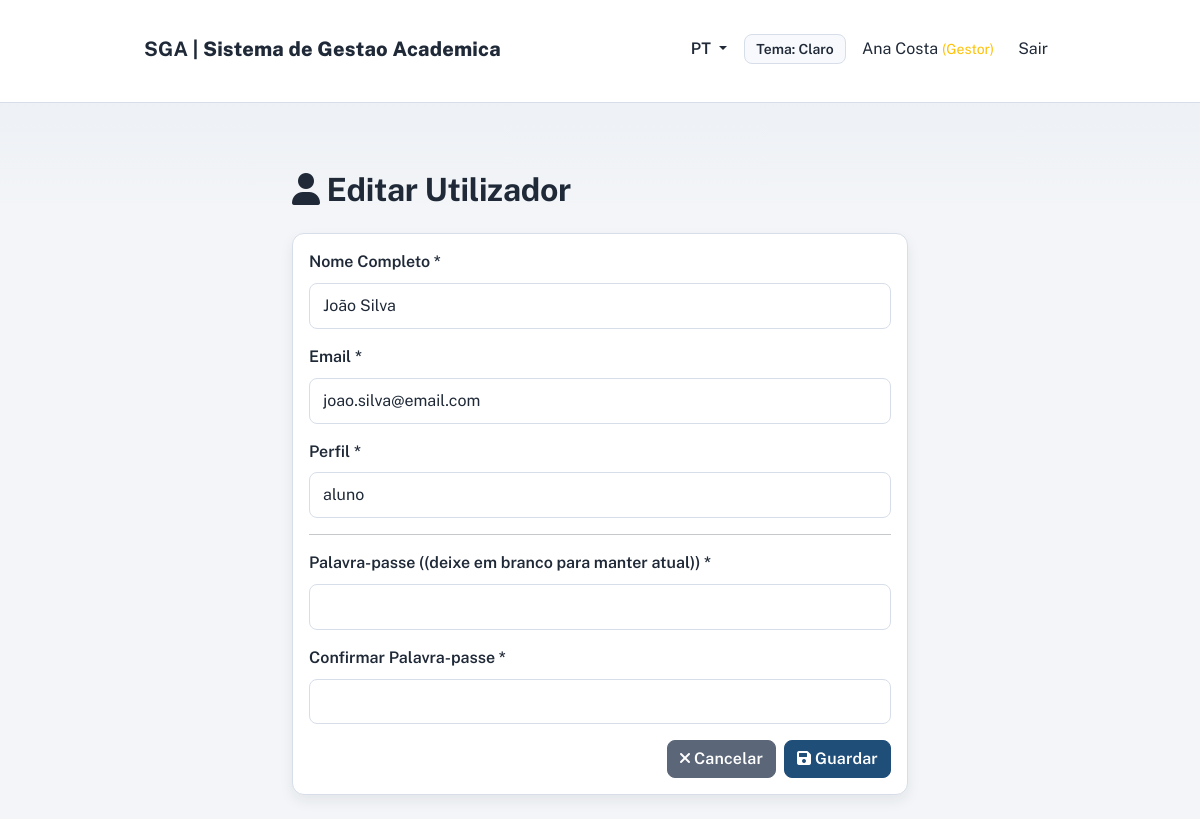
Screenshot of /public/manager/users.php?action=edit&id=1 (signed in) with the database file from the repository.
### tables this page shows
CREATE TABLE roles (
    id INT PRIMARY KEY AUTO_INCREMENT,
    name VARCHAR(50) NOT NULL UNIQUE,
    description VARCHAR(255),
    created_at TIMESTAMP DEFAULT CURRENT_TIMESTAMP
);

CREATE TABLE users (
    id INT PRIMARY KEY AUTO_INCREMENT,
    role_id INT NOT NULL,
    full_name VARCHAR(255) NOT NULL,
    email VARCHAR(255) NOT NULL UNIQUE,
    username VARCHAR(100) NOT NULL UNIQUE,
    password_hash VARCHAR(255),
    is_active BOOLEAN DEFAULT TRUE,
    last_login DATETIME,
    created_at TIMESTAMP DEFAULT CURRENT_TIMESTAMP,
    updated_at TIMESTAMP DEFAULT CURRENT_TIMESTAMP ON UPDATE CURRENT_TIMESTAMP,
    FOREIGN KEY (role_id) REFERENCES roles(id),
    INDEX idx_role (role_id),
    INDEX idx_email (email),
    INDEX idx_username (username)
);

### public/manager/users.php (called while the page is built, shortened)
<?php
require_once __DIR__ . '/../../core/bootstrap.php';
require_once __DIR__ . '/../../controllers/ManagerUsersController.php';
$controller = new ManagerUsersController($pdo);
$action = $_GET['action'] ?? 'index';
$id = $_GET['id'] ?? null;
$result = match($action) {
    'create' => $controller->create(),
    'edit' => $id ? $controller->edit($id) : $controller->index(),
    'deactivate' => $id ? $controller->deactivate($id) : $controller->index(),
    'activate' => $id ? $controller->activate($id) : $controller->index(),
    'delete' => $id ? $controller->delete($id) : $controller->index(),
    default => $controller->index()
};
extract($result['data']);
$view = ltrim($result['view'] ?? '', " ./\\/");
include __DIR__ . '/../../' . $view;

### core/helpers.php (called while the page is built, shortened)
<?php
function h($str) {
    return htmlspecialchars($str, ENT_QUOTES, 'UTF-8');
}
function isAuthenticated() {
    return isset($_SESSION['user_id']) && isset($_SESSION['role']);
}
function getUserRole() {
    return $_SESSION['role'] ?? null;
}
function normalizeRoleKey($role) {
    $role = trim(strtolower((string) $role));
    $roleMap = [
        'aluno' => 'aluno',
        'student' => 'aluno',
        'funcionario' => 'funcionario',
        'funcionário' => 'funcionario',
        'staff' => 'funcionario',
        'gestor' => 'gestor',
        'manager' => 'gestor',
        'gestor pedagogico' => 'gestor',
        'gestor pedagógico' => 'gestor',
    ];
    return $roleMap[$role] ?? $role;
}
function getRoleLabel($role = null) {
    $sourceRole = $role ?? getUserRole();
    $normalizedRole = normalizeRoleKey($sourceRole);
    return t('role.' . $normalizedRole, (string) $sourceRole);
}
function baseUrl() {
    $protocol = (!empty($_SERVER['HTTPS']) && $_SERVER['HTTPS'] !== 'off') ? 'https' : 'http';
    $host = $_SERVER['HTTP_HOST'];
    $scriptPath = str_replace('\\', '/', $_SERVER['SCRIPT_NAME'] ?? ($_SERVER['PHP_SELF'] ?? ''));
    $publicPos = strpos($scriptPath, '/public');
    if ($publicPos !== false) {
        $basePath = substr($scriptPath, 0, $publicPos);
    } else {
        $basePath = dirname($scriptPath);
    }
    return $protocol . '://' . $host . rtrim($basePath, '/');
}
function publicUrl($path = '') {
    $base = baseUrl() . '/public';
    if ($path) {
        $base .= '/' . ltrim($path, '/');
    }
    return $base;
}
function url($path = '') {
    return publicUrl($path);
}

### core/i18n.php (called while the page is built, shortened)
<?php
$TRANSLATIONS = [];
$CURRENT_LANG = 'pt';
function loadTranslations($lang = 'pt') {
    $filePath = __DIR__ . '/../translations/' . $lang . '.php';
    if (file_exists($filePath)) {
        $TRANSLATIONS = require $filePath;
        $CURRENT_LANG = $lang;
        return true;
    }
    return false;
}
function trans($key, $default = '') {
    global $TRANSLATIONS;
    return $TRANSLATIONS[$key] ?? ($default ?: $key);
}
function t($key, $default = '') {
    return trans($key, $default);
}
function getCurrentLanguage() {
    global $CURRENT_LANG;
    return $CURRENT_LANG;
}

### controllers/ManagerUsersController.php (called while the page is built, shortened)
<?php
class ManagerUsersController {
    protected $pdo;
    public function __construct($pdo) {
        $this->pdo = $pdo;
    }
    public function edit($id) {
        $stmt = $this->pdo->prepare("
            SELECT u.*, r.id as role_id FROM users u
            LEFT JOIN roles r ON u.role_id = r.id
            WHERE u.id = ?
        ");
        $stmt->execute([$id]);
        $user = $stmt->fetch(PDO::FETCH_ASSOC);
        $stmt = $this->pdo->query("SELECT * FROM roles ORDER BY name");
        $roles = $stmt->fetchAll(PDO::FETCH_ASSOC);
        return [
            'view' => '../views/manager/users-form.php',
            'data' => ['user' => $user, 'roles' => $roles]
        ];
    }
}

### views/manager/users-form.php (the view, shortened to what this page needs)
<!DOCTYPE html>
<html lang="pt-PT">
<head>
    <link href="https://cdn.jsdelivr.net/npm/bootstrap@5.1.3/dist/css/bootstrap.min.css" rel="stylesheet">
    <link href="<?php echo url('assets/css/app.css'); ?>" rel="stylesheet">
    <link href="https://cdnjs.cloudflare.com/ajax/libs/font-awesome/6.0.0/css/all.min.css" rel="stylesheet">
</head>
<body>
    <?php include __DIR__ . '/../layouts/navbar.php'; ?>
    <div class="container mt-5">
        <div class="row">
            <div class="col-md-8 offset-md-2">
                <h2>
                    <i class="fas fa-user"></i>
                    <?php echo $user ? t('form.edit_user') : t('form.new_user'); ?>
                </h2>
                <div class="card mt-4">
                    <div class="card-body">
                        <form method="POST" novalidate>
                            <div class="mb-3">
                                <label for="full_name" class="form-label"><?php echo t('form.full_name'); ?> *</label>
                                <input type="text" class="form-control" id="full_name" name="full_name"
                                       value="<?php echo h($user['full_name'] ?? ''); ?>" required>
                            </div>
                            <div class="mb-3">
                                <label for="email" class="form-label"><?php echo t('form.email'); ?> *</label>
                                <input type="email" class="form-control" id="email" name="email"
                                       value="<?php echo h($user['email'] ?? ''); ?>" required>
                            </div>
                            <div class="mb-3">
                                <label for="role_id" class="form-label"><?php echo t('form.profile'); ?> *</label>
                                <select class="form-select" id="role_id" name="role_id" required>
                                    <?php foreach ($roles as $role): ?>
                                        <option value="<?php echo $role['id']; ?>"
                                                <?php echo ($user['role_id'] ?? null) == $role['id'] ? 'selected' : ''; ?>>
                                            <?php echo h($role['name']); ?>
                                        </option>
                                    <?php endforeach; ?>
                                </select>
                            </div>
                            <hr>
                            <div class="mb-3">
                                <label for="password" class="form-label">
                                    <?php echo t('form.password'); ?> <?php echo $user ? '(' . t('form.password_leave_blank') . ')' : ''; ?> *
                                </label>
                                <input type="password" class="form-control" id="password" name="password"
                                       <?php echo !$user ? 'required' : ''; ?>>
                            </div>
                            <div class="mb-3">
                                <label for="password_confirm" class="form-label">
                                    <?php echo t('form.password_confirm'); ?> *
                                </label>
                                <input type="password" class="form-control" id="password_confirm" name="password_confirm"
                                       <?php echo !$user ? 'required' : ''; ?>>
                            </div>
                            <div class="d-grid gap-2 d-sm-flex justify-content-sm-end">
                                <a href="<?php echo url('manager/users.php'); ?>" class="btn btn-secondary">
                                    <i class="fas fa-times"></i> <?php echo t('form.cancel'); ?>
                                </a>
                                <button type="submit" class="btn btn-primary">
                                    <i class="fas fa-save"></i> <?php echo t('form.save'); ?>
                                </button>
                            </div>
                        </form>
                    </div>
                </div>
            </div>
        </div>
    </div>
</body>
</html>

### views/layouts/navbar.php (shortened to what this page needs)
<nav class="navbar navbar-expand-lg" aria-label="Navegacao principal">
    <div class="container-fluid px-3 px-lg-4">
        <a class="navbar-brand" href="<?php echo url('dashboard.php'); ?>" aria-label="Voltar ao dashboard">
            <span class="fw-bold">SGA</span>
            <span class="d-none d-sm-inline"> | Sistema de Gestao Academica</span>
        </a>
        <div class="collapse navbar-collapse" id="navbarNav">
            <ul class="navbar-nav ms-auto align-items-lg-center gap-lg-2">
                <li class="nav-item dropdown">
                    <button class="btn btn-link nav-link dropdown-toggle" id="languageDropdown" type="button" data-bs-toggle="dropdown" aria-expanded="false" aria-label="<?php echo t('nav.language'); ?>">
                        <?php echo strtoupper(getCurrentLanguage()); ?>
                    </button>
                </li>
                <li class="nav-item">
                    <button
                        type="button"
                        class="theme-toggle js-theme-toggle"
                        aria-label="<?php echo t('nav.toggle_theme') . ' ' . t('nav.dark'); ?>"
                        aria-pressed="false"
                        data-label-light="<?php echo t('nav.theme_light'); ?>"
                        data-label-dark="<?php echo t('nav.theme_dark'); ?>"
                        data-next-light="<?php echo t('nav.light'); ?>"
                        data-next-dark="<?php echo t('nav.dark'); ?>"
                        data-toggle-prefix="<?php echo t('nav.toggle_theme'); ?>"
                    >
                    </button>
                </li>
                <li class="nav-item">
                    <span class="nav-link" aria-label="<?php echo t('nav.user_logged_in'); ?>">
                        <?php echo h($_SESSION['full_name']); ?>
                        <small class="text-warning">(<?php echo h(getRoleLabel()); ?>)</small>
                    </span>
                </li>
                <li class="nav-item">
                    <a class="nav-link" href="<?php echo url('logout.php'); ?>"><?php echo t('nav.logout'); ?></a>
                </li>
            </ul>
        </div>
    </div>
</nav>

### public/assets/css/app.css (style rules this page uses)
:root { --bg: #f3f5f8; --bg-plain: #ffffff; --surface: #ffffff; --surface-soft: #f7f9fc; --surface-strong: #eef2f7; --text: #1f2937; --text-muted: #5b6678; --border: #d7deea; --primary: #1f4e79; --primary-soft: #d8e7f8; --info: #0c6a8f; --success: #1f7a4f; --warning: #9a6a05; --danger: #9f1239; --secondary: #5b6678; --on-primary: #ffffff; --on-info: #ffffff; --on-success: #ffffff; --on-warning: #ffffff; --on-danger: #ffffff; --on-secondary: #ffffff; --radius-sm: 8px; --radius-md: 12px; --radius-lg: 16px; --shadow-sm: 0 6px 14px rgba(31, 41, 55, 0.07); --shadow-md: 0 14px 30px rgba(31, 41, 55, 0.12); }
* { box-sizing: border-box; }
html, body { min-height: 100%; }
body { font-family: 'Public Sans', 'Segoe UI', sans-serif; color: var(--text); background: linear-gradient(180deg, rgba(31, 78, 121, 0.05) 0%, transparent 26%), var(--bg); line-height: 1.55; }
h1, h2, h3, h4, h5, h6 { color: var(--text); letter-spacing: -0.01em; font-weight: 700; }
p, label, li, small, span { color: inherit; }
a { color: var(--primary); }
.navbar { background: var(--surface) !important; border-bottom: 1px solid var(--border); backdrop-filter: blur(10px); position: relative; z-index: 1200; }
.navbar-brand { color: var(--text) !important; font-weight: 800; letter-spacing: 0.01em; }
.nav-link { color: var(--text) !important; border-radius: var(--radius-sm); transition: background-color 180ms ease; }
.theme-toggle { border: 1px solid var(--border); background: var(--surface-soft); color: var(--text); border-radius: var(--radius-sm); padding: 0.38rem 0.7rem; font-weight: 600; font-size: 0.87rem; line-height: 1.2; }
.container, .container-fluid { width: 80%; max-width: 80%; margin-left: auto; margin-right: auto; padding-top: 1.25rem; padding-bottom: 1.5rem; }
.card { border: 1px solid var(--border); border-radius: var(--radius-md); box-shadow: var(--shadow-sm); overflow: hidden; background: var(--surface); transition: transform 160ms ease, box-shadow 160ms ease; }
.form-control, .form-select, textarea { border-radius: var(--radius-sm); border: 1px solid var(--border); background: var(--bg-plain); color: var(--text); padding: 0.62rem 0.82rem; }
.form-control::placeholder, textarea::placeholder { color: var(--text-muted); opacity: 0.9; }
.form-label { font-weight: 600; color: var(--text); }
.btn { border-radius: var(--radius-sm); font-weight: 600; letter-spacing: 0.01em; transition: transform 120ms ease; }
.btn-primary { background-color: var(--primary); border-color: var(--primary); color: var(--on-primary); }
.btn-secondary { background-color: var(--secondary); border-color: var(--secondary); color: var(--on-secondary); }
.ui-reveal { opacity: 0; transform: translateY(8px); transition: opacity 220ms ease, transform 220ms ease; }
.ui-reveal.is-visible { opacity: 1; transform: translateY(0); }

### rows the page displays
roles: name "Gestor"
users: full_name "João Silva", email "joao.silva@email.com"

### other values shown
getCurrentLanguage() "PT"
$_SESSION['full_name'] "Ana Costa"
t('nav.logout') "Sair"
t('form.edit_user') "Editar Utilizador"
t('form.full_name') "Nome Completo"
t('form.email') "Email"
t('form.profile') "Perfil"
t('form.password') "Palavra-passe"
t('form.password_leave_blank') "(deixe em branco para manter atual)"
t('form.password_confirm') "Confirmar Palavra-passe"
t('form.cancel') "Cancelar"
t('form.save') "Guardar"
form field role_id "aluno"
